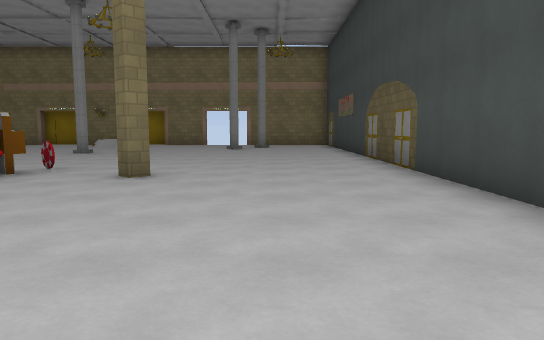
view 1 (above)

22 first-person views from a walk through a level from a Godot 3-D game. The camera is 1.4 m above the floor, tilts 6° down and sees 70° across. The floor is counted in squares, 2 m on a side. Each view is taken from the middle of a square. On the plan, view 1 faces up. The plan holds only what a view shows up to about 11 squares ahead; the rest is blank. Surface patterns are stand-ins for the level's own textures.

view 2
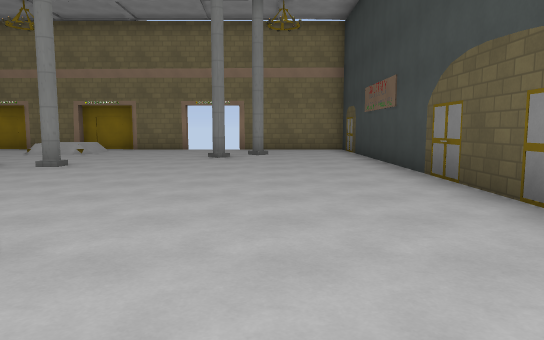

view 3
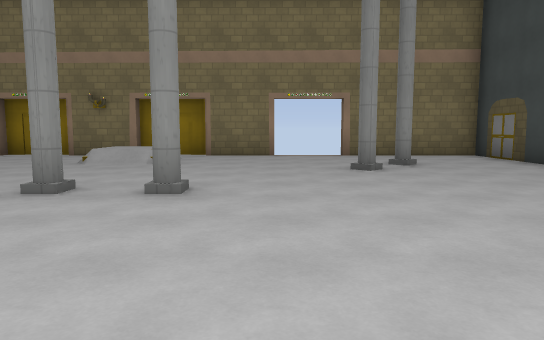

view 4
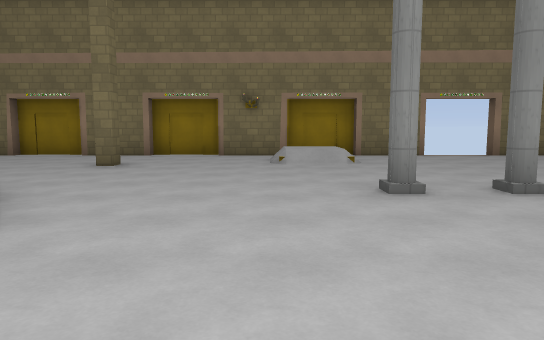

view 5
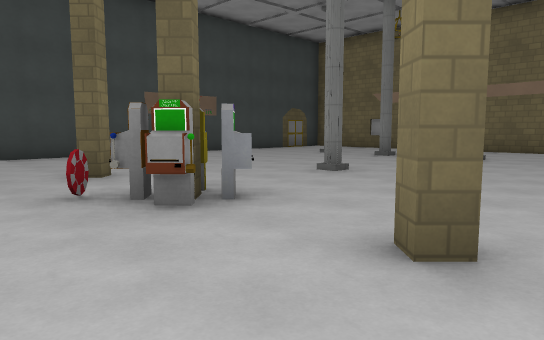

view 6
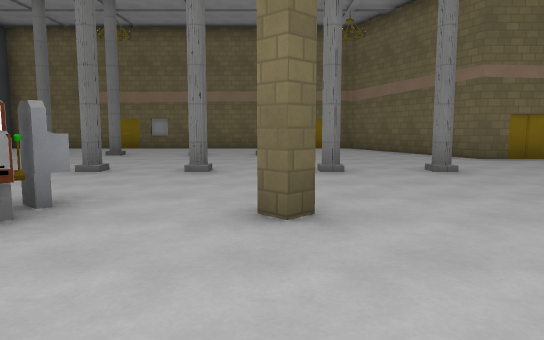

view 7
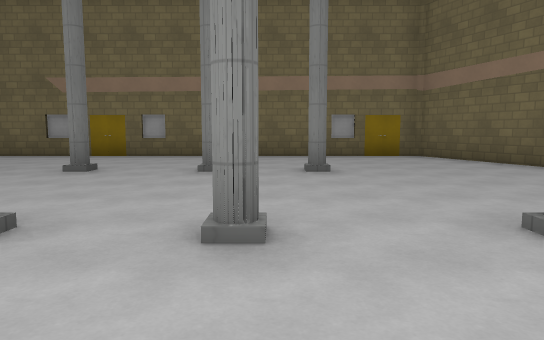

view 8
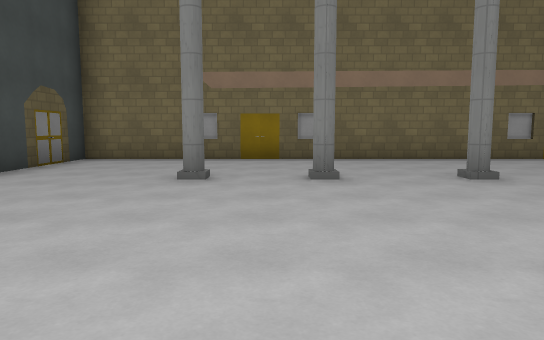

view 9
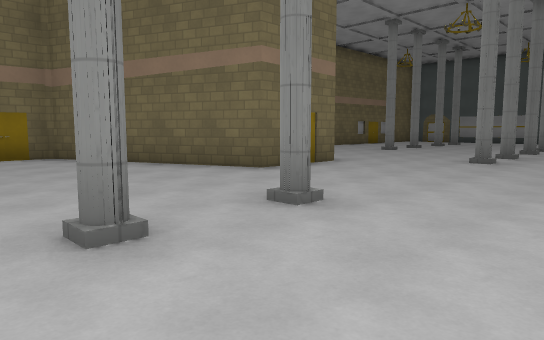

view 10
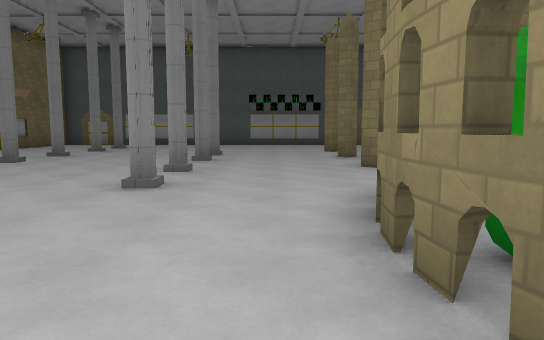

view 11
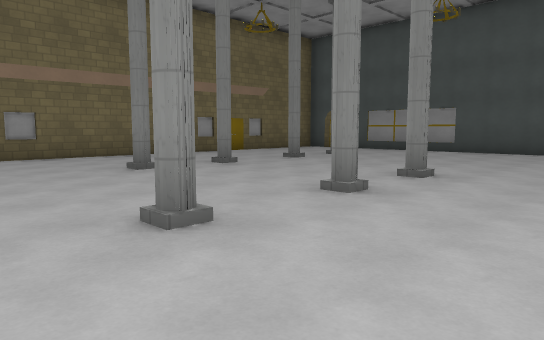

view 12
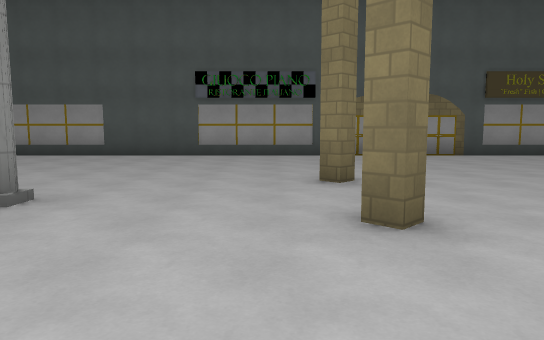

view 13
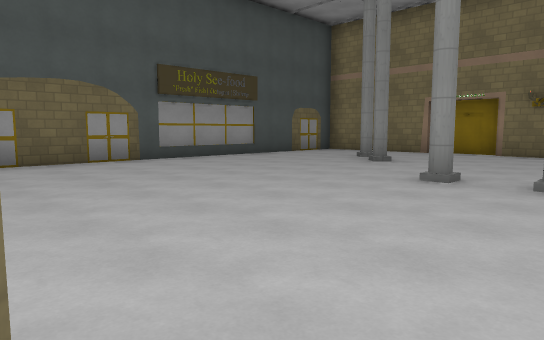

view 14
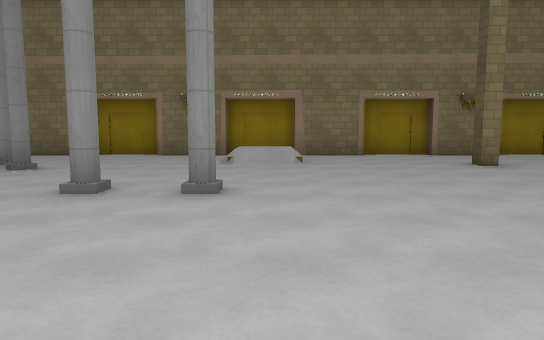

view 15
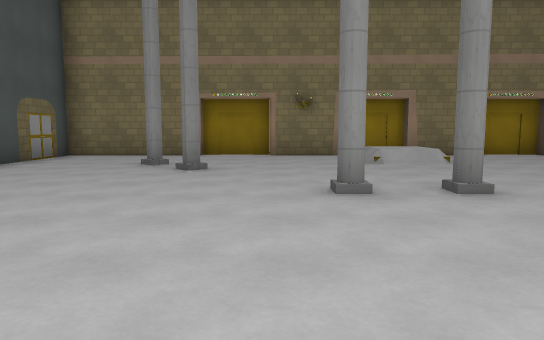

view 16
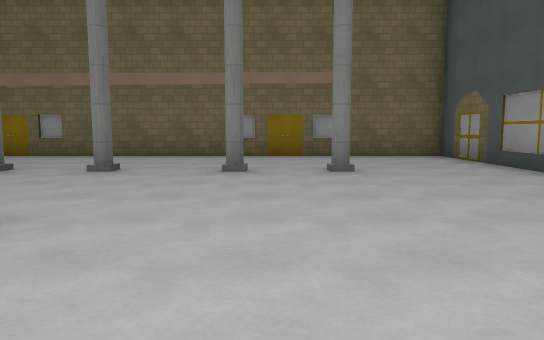

view 17
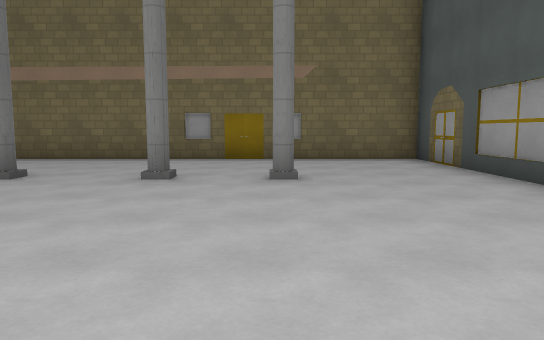

view 18
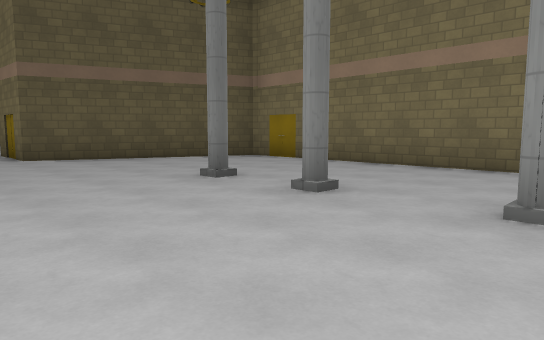

view 19
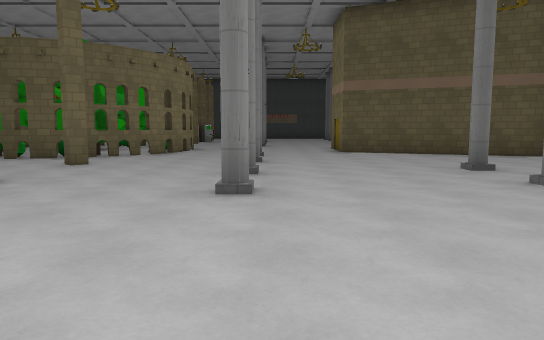

view 20
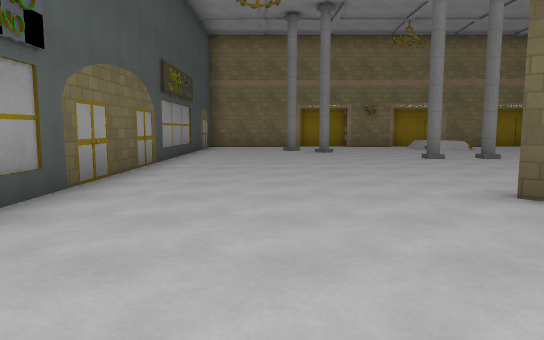

view 21
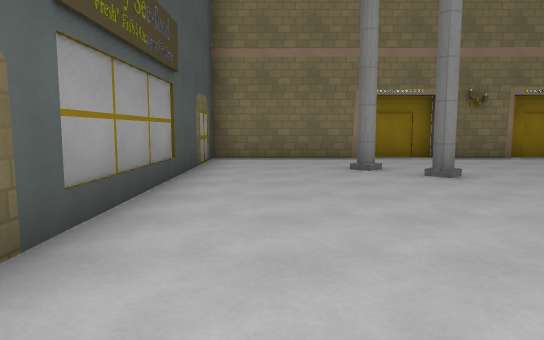

view 22
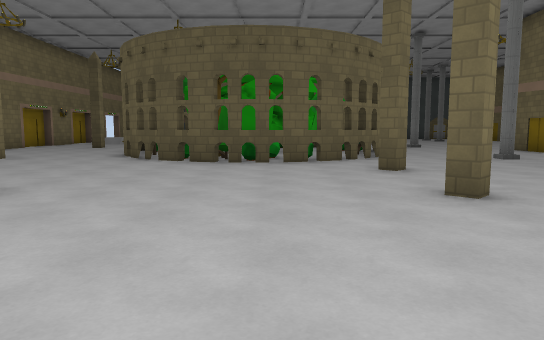

### Floor plan
Key: @ floor where view 1 was taken; # wall or solid block; . main floor; : floor 0.5 m higher than the main floor; / step, stairs or slope; = window, fence, low wall or low ledge; O other object.
Columns run from 29 left of view 1 to 3 right of it. Each row starts with its distance up from view 1.
 18 ##########################   ####
 17 #...................../.........#
 16 #......./:............/:/.......#
 15 #...#...//...#.....#..///....#..#
 14 #....#.......... ...........#...#
 13 #...............  ..............#
 12 #..............#  ..............#
 11 #......#.....###   ....#.#......#
 10 #............#      ............#
  9 #............#      ............#
  8 #............= #     ...........#
  7 #............###    ............#
  6 #.....#.#..#.###    ..#.OO.#....#
  5 #..............### .....O.......#
  4 #...............................#
  3 #..................#.#...#......#
  2 #......#.#.#.#.........#........
  1 #..............................
  0 #............................@.
 -1 #..............###......#...#...
 -2 #...#.#.#.#...## ##...#...#.....#
 -3 #.............#   #.............#
 -4 #.............#   #.............#
 -5 #............##   ##............#
 -6 ##############     ##############

Where each view was taken, in squares from view 1:
view 1: 0 up, 0 right, facing up
view 2: 4 up, 0 right, facing up
view 3: 7 up, 3 left, facing up
view 4: 7 up, 7 left, facing up
view 5: 8 up, 8 left, facing down-right
view 6: 9 up, 7 left, facing down
view 7: 5 up, 6 left, facing down
view 8: 4 up, 2 left, facing down
view 9: 5 up, 7 left, facing down-left
view 10: 4 up, 11 left, facing left
view 11: 5 up, 16 left, facing down-left
view 12: 5 up, 18 left, facing left
view 13: 6 up, 20 left, facing up-left
view 14: 7 up, 20 left, facing up
view 15: 7 up, 23 left, facing up
view 16: 5 up, 24 left, facing down
view 17: 4 up, 25 left, facing down
view 18: 2 up, 24 left, facing down-right
view 19: 2 up, 26 left, facing right
view 20: 2 up, 26 left, facing up
view 21: 8 up, 27 left, facing up
view 22: 8 up, 25 left, facing right
